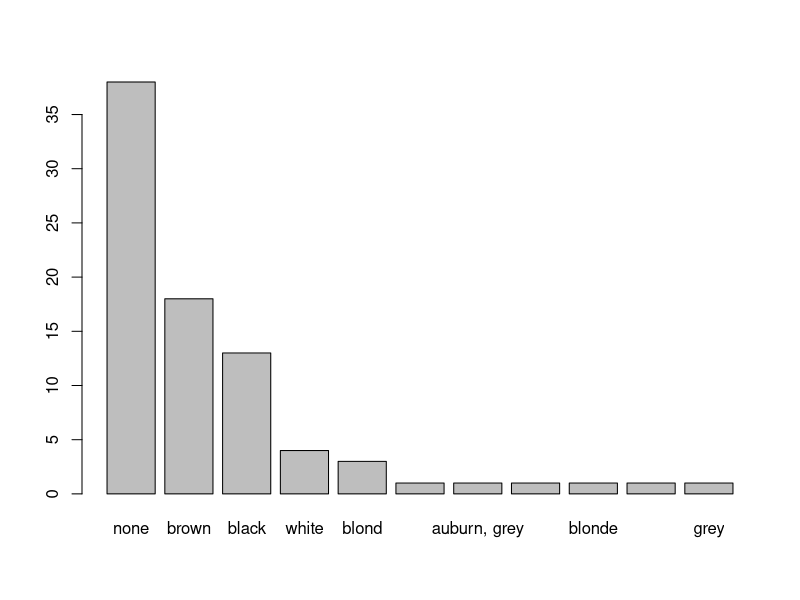
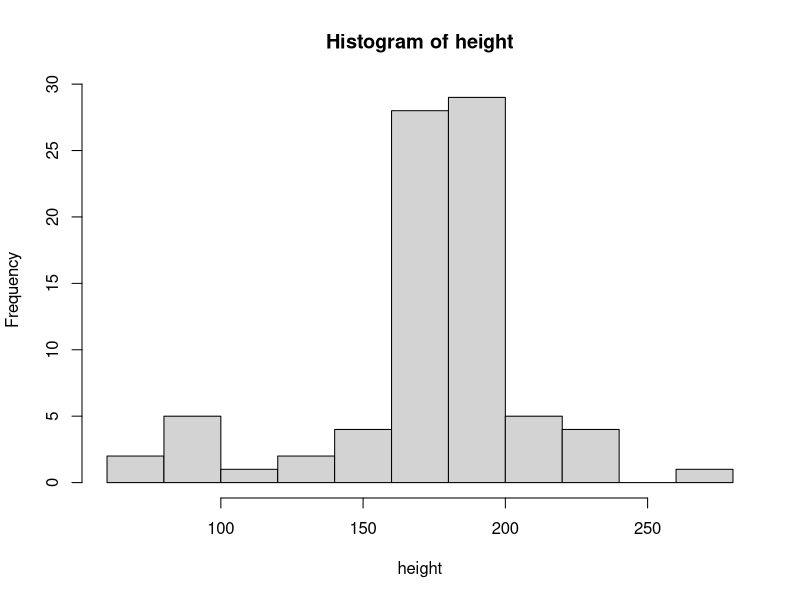

The R source for these figures, in order:
install.packages("tidyverse")
library(tidyverse)
data()

#------------------------Exploring the Starwars Dataset------------------------#

?starwars

dim(starwars)

str(starwars)

glimpse(starwars)

View(starwars)

head(starwars)

tail(starwars)

starwars$name

attach(starwars)

names(starwars)

length(starwars)

class(hair_color)

length(hair_color)

unique(hair_color)

View(sort(table(hair_color), decreasing = TRUE))

barplot(sort(table(hair_color), decreasing = TRUE))

starwars %>% 
  select(hair_color) %>% 
  count(hair_color) %>% 
  arrange(desc(n)) %>% 
  View()

View(starwars[is.na(hair_color), ])

class(height)

length(height)

summary(height)

hist(height)
